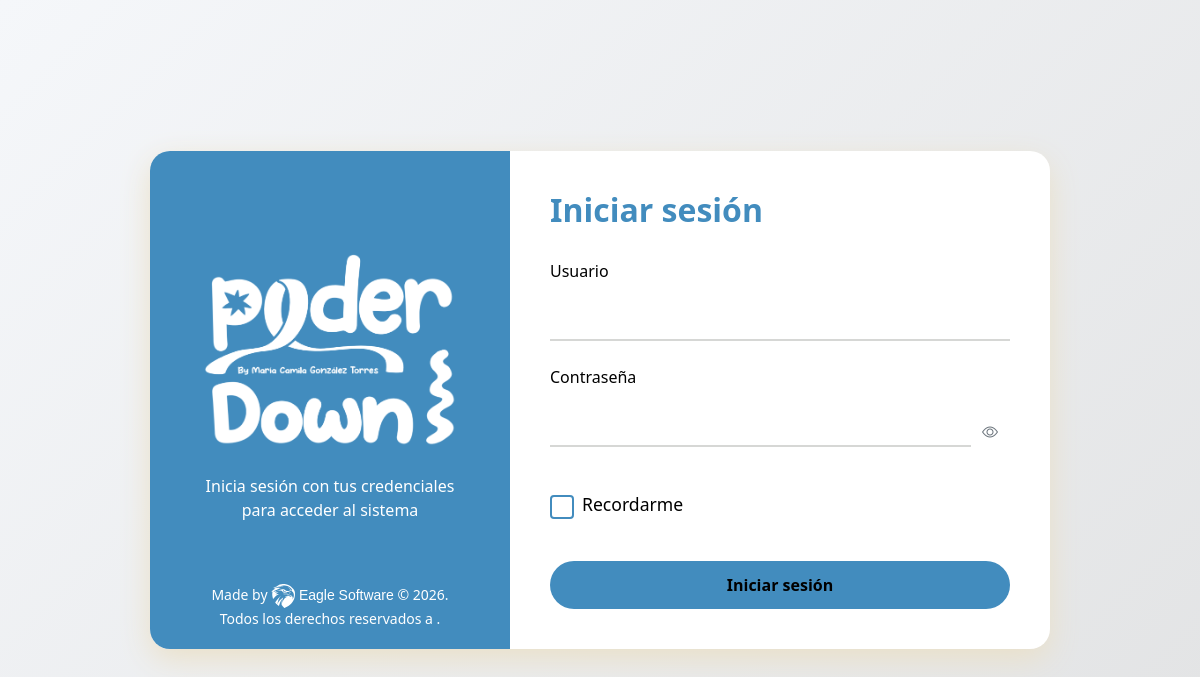
/login.php, run on an earlier commit of the app's database.
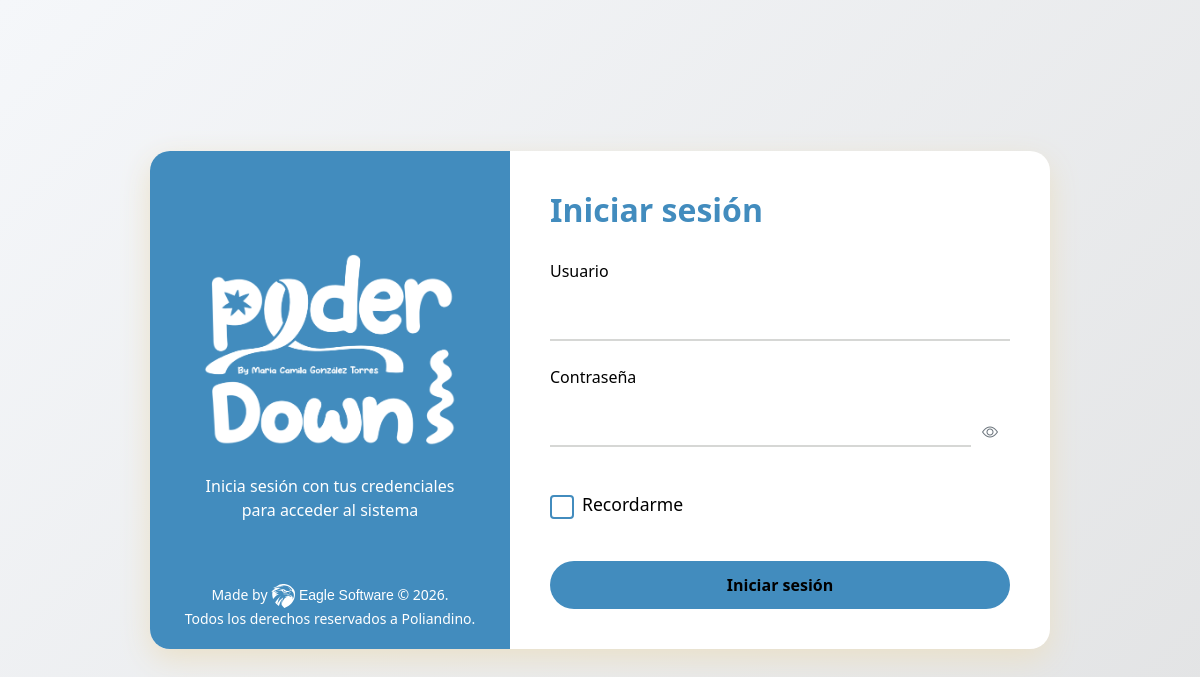
And on a later commit of the database.
### tables this page shows
CREATE TABLE `company` (
  `id` int(11) NOT NULL,
  `nombre` varchar(100) NOT NULL,
  `nit` varchar(15) NOT NULL,
  `direccion` varchar(255) NOT NULL,
  `telefono` varchar(15) NOT NULL,
  `logo` varchar(255) NOT NULL,
  `email` varchar(266) NOT NULL,
  `ciudad` varchar(255) NOT NULL,
  `web` varchar(255) NOT NULL
);

### login.php (the view, shortened to what this page needs)
<?php
include("conexion.php");
$queryCompany = mysqli_query($conn, "SELECT nombre,nit FROM company");
while ($empresaLog = mysqli_fetch_array($queryCompany)) {
    $empresa = $empresaLog['nombre'] . '</label>';
}
?>
<!DOCTYPE html>
<html lang="es">
<head>
    <link href="https://cdn.jsdelivr.net/npm/bootstrap@5.3.3/dist/css/bootstrap.min.css" rel="stylesheet">
    <link href="https://cdn.jsdelivr.net/npm/bootstrap-icons/font/bootstrap-icons.css" rel="stylesheet">
    <link rel="stylesheet" href="css/login1.css?v=2.2">
</head>
<body>
    <div class="login-container">
        <div class="login-sidebar" style="position: relative;">
            <div class="login-logo">
                <img src="./img/logos/pd_logo_vert_blanco.png" alt="Logo Porder Down" class="img-fluid pb-2" style="width: 90%; max-width: 400px;">
            </div>
            <p class="login-text text-white">Inicia sesión con tus credenciales para acceder al sistema</p>
            <br>
            <small class="text-white d-block text-center" style="position: absolute; bottom: 20px; left: 0; width: 100%;">
                Made by <img src="img/eagle_blanco.svg" alt="Eagle Software" style="height: 24px; vertical-align: middle;"> <a href="https://www.agenciaeaglesoftware.com/" class="eagle-link-footer" target="_blank">Eagle Software</a> &copy; <?php echo date("Y"); ?>. <br>Todos los derechos reservados a <?php echo $empresa ?>.
            </small>
        </div>
        <div class="login-form">
            <h2 class="form-title">Iniciar sesión</h2>
            <form action="<?php echo $_SERVER['PHP_SELF'] ?>" method="post">
                <div class="mb-4">
                    <label for="username" class="form-label">Usuario</label>
                    <input type="text"
                        class="form-control"
                        id="username"
                        name="username"
                        required
                        placeholder="Ingrese su número de documento"
                        value="<?php echo isset($_COOKIE['username']) ? htmlspecialchars($_COOKIE['username']) : ''; ?>">
                </div>
                <div class="mb-4">
                    <label for="password" class="form-label">Contraseña</label>
                    <div class="input-group">
                        <input type="password"
                            class="form-control"
                            id="password"
                            name="password"
                            required
                            placeholder="Ingrese su contraseña"
                            value="<?php echo isset($_COOKIE['password']) ? htmlspecialchars($_COOKIE['password']) : ''; ?>">
                        <button class="btn btn-outline-secondary" type="button" id="togglePassword" style="border: none;">
                            <i class="bi bi-eye"></i>
                        </button>
                    </div>
                </div>
                <div class="mb-4 form-check">
                    <input type="checkbox" class="form-check-input custom-checkbox" id="rememberMe" name="rememberMe"
                        <?php echo isset($_COOKIE['username']) ? 'checked' : ''; ?>>
                    <label class="form-check-label text-black" for="rememberMe" style="font-size: 1.1rem;"><span class="ms-2">Recordarme</span></label>
                </div>
                <button type="submit" class="btn btn-login text-black" name="iniciar">
                    Iniciar sesión
                </button>
            </form>
        </div>
    </div>
</body>
</html>

### css/login1.css (style rules this page uses)
:root { --primary-color: #428cbe; --accent-color: #d6d7d5; }
body { background: linear-gradient(135deg, #f5f7fa 0%, #e2e3e4 100%); min-height: 100vh; display: flex; align-items: center; justify-content: center; }
.login-container { background: white; border-radius: 20px; box-shadow: 0 10px 30px #eae0c8; overflow: hidden; width: 900px; display: flex; }
.login-sidebar { background: var(--primary-color); color: white; padding: 40px; width: 40%; display: flex; flex-direction: column; align-items: center; justify-content: center; }
.login-form { padding: 40px; width: 60%; }
.form-title { color: var(--primary-color); margin-bottom: 30px; color: var(--primary-color); font-size: 2rem; font-weight: 600; }
.login-text { color:black; text-align: center; margin-bottom: 0; }
.form-label { color: black; font-weight: 500; }
.form-control { border: none; border-bottom: 2px solid var(--accent-color); border-radius: 0; padding: 12px 0; margin-bottom: 20px; transition: all 0.3s; }
.btn-login { background: var(--primary-color); color: white; padding: 12px 30px; border-radius: 30px; border: none; font-weight: 600; width: 100%; margin-top: 20px; position: relative; overflow: hidden; transition: all 0.5s ease; z-index: 1; }
.btn-login::before { content: ''; position: absolute; top: 0; left: 0; width: 0; height: 100%; background: var(--primary-color); transition: all 0.5s ease; z-index: -1; }
.form-control::placeholder { color: transparent; transition: color 0.3s ease; }
.login-logo { text-align: center; margin-bottom: 20px; }
.login-logo img { max-width: 200px; width: 100%; height: auto; display: block; margin: 0 auto; }

### login.php (style rules this page uses)
body.dark-mode { background-color: #121212; color: #ffffff; }
.login-container { transition: background-color 0.3s, color 0.3s; }
.eagle-link-footer { font-family: 'Sparose', sans-serif !important; font-size: 14px; color: #ffffff !important; text-decoration: none !important; font-weight: normal; }
.custom-checkbox { width: 1.5em; height: 1.5em; border: 2px solid var(--primary-color); border-radius: 4px; accent-color: var(--primary-color); }

What changed in the data, as far as the page shows it:
added company: nombre "Poliandino"
